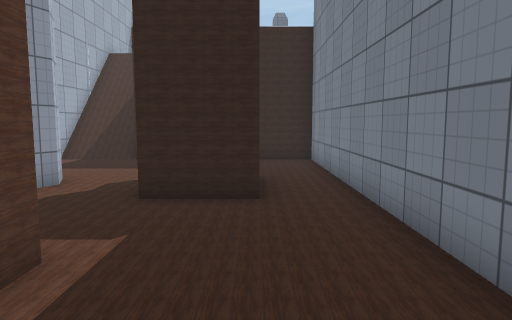
View 1 (above)

17 first-person views from a walk through a scene from a Unity 3-D project. The camera is 1.4 m above the floor, tilts 6° down and sees 70° across. Doors are open. The floor is counted in squares, 1 m on a side. Each view is taken from the middle of a square. On the plan, view 1 faces up. The plan holds only what a view shows up to about 16 squares ahead; the rest is blank. The place goes on beyond the plan. Some surface patterns are stand-ins.

View 2
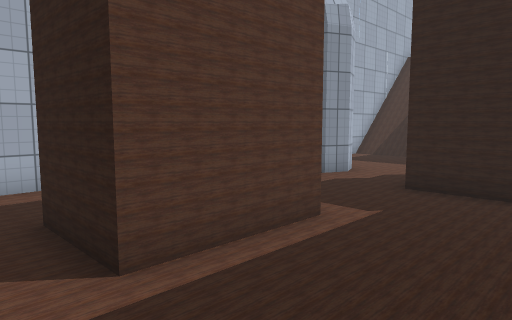

View 3
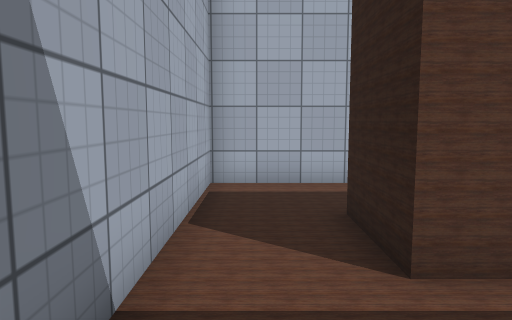

View 4
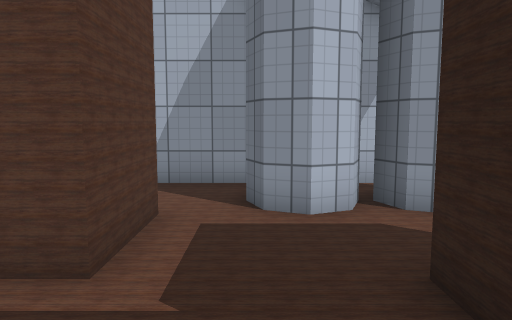

View 5
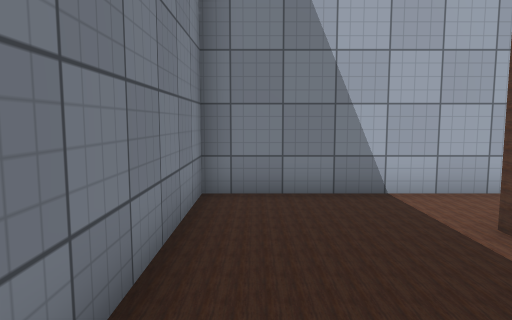

View 6
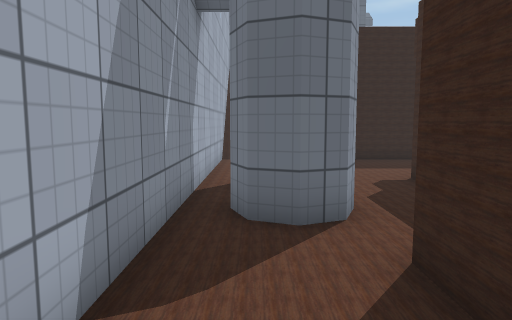

View 7
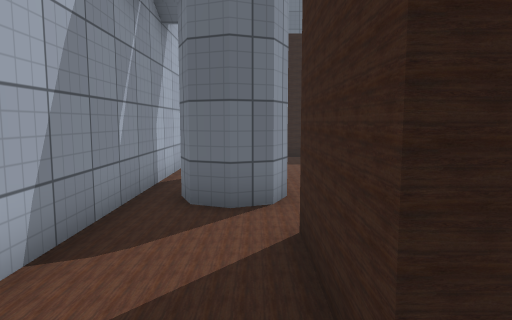

View 8
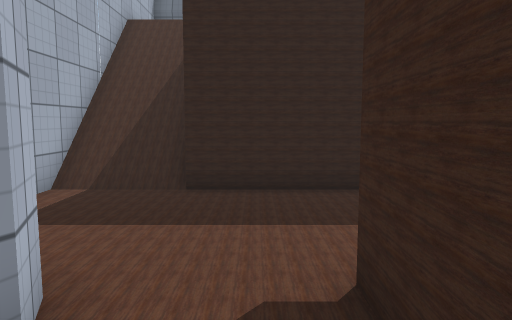

View 9
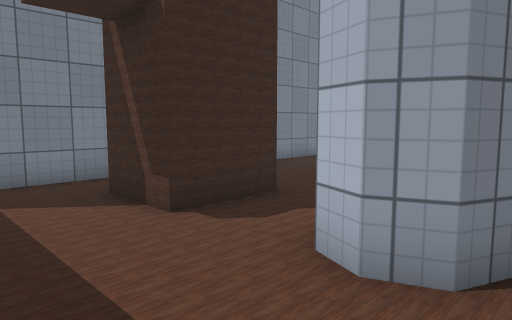

View 10
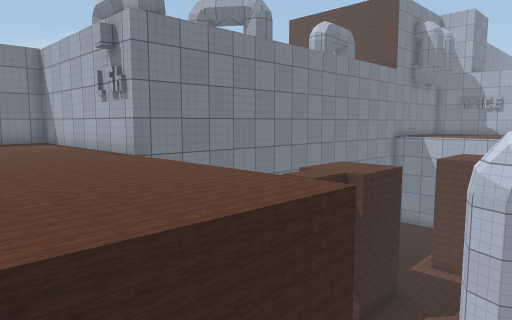

View 11
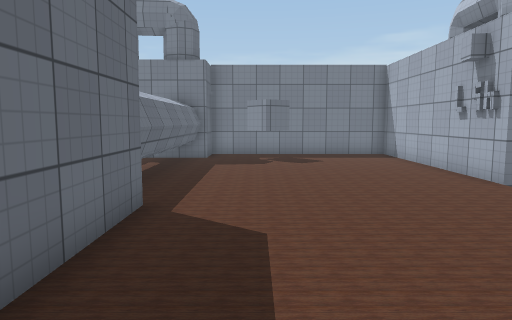

View 12
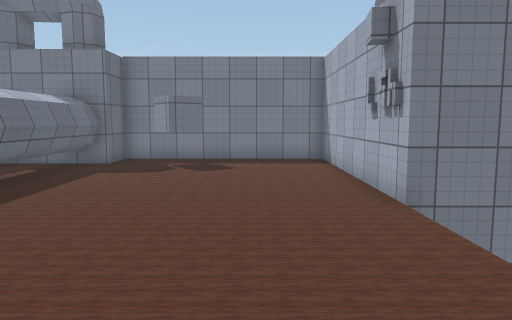

View 13
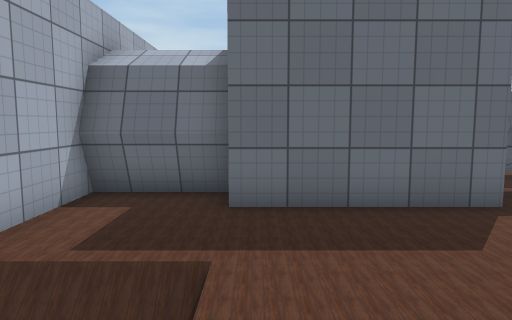

View 14
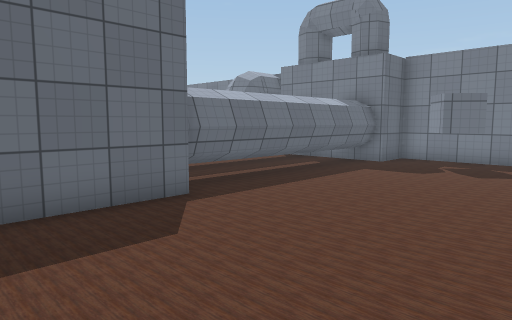

View 15
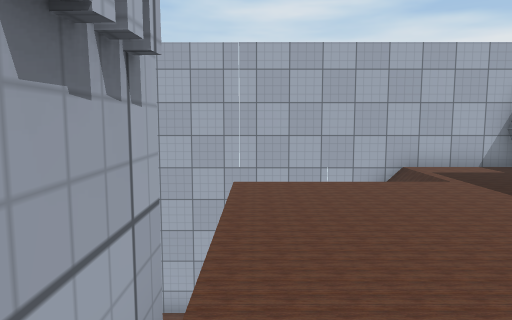

View 16
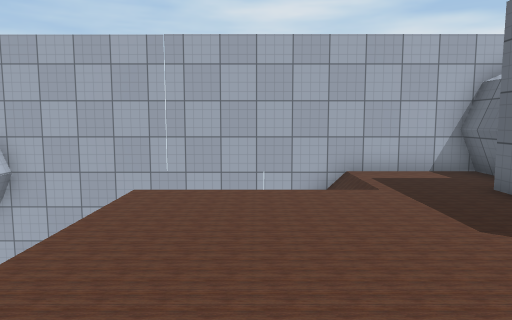

View 17
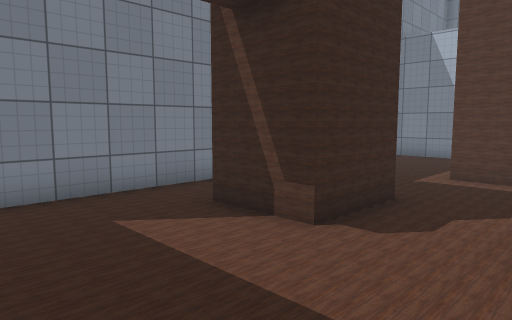

### Floor plan
Key: @ floor where view 1 was taken; # wall or solid block; x gap in a wall; . main floor; : floor 4.75 m higher than the main floor; / step, stairs or slope.
Columns run from 8 left of view 1 to 10 right of it. Each row starts with its distance up from view 1.
 22 #####    ########
 21 #:::###############
 20 #:::::::::::::::::#
 19 #:::::::::::::::#:#
 18 #///::::::::::::#x#
 17 #///::::::::::::::#
 16 #///::::::::::::::#
 15 #///::::::::::::::#
 14 #///::::::::::::::#
 13 #.........#########
 12 #.........#
 11 #.........#
 10 #.........#
  9 #.##..###.#
  8 #.##..###.#
  7 #..#..###.#
  6 #.##......#
  5 #.##......#
  4 #.........#
  3 #...###...#
  2 #...###...#
  1 #...###...#
  0 #.......@.#
 -1 #.........#
 -2 ###########

Positions as (right, up) in squares from view 1, and headings:
1: (0, 0), facing up
2: (1, -1), facing up-left
3: (1, -1), facing left
4: (1, 5), facing left
5: (1, 5), facing down
6: (-6, 0), facing up
7: (-5, -1), facing up
8: (-3, 6), facing up
9: (-7, 12), facing down-right
10: (-7, 18), facing down-right
11: (-6, 19), facing right
12: (-4, 16), facing right
13: (-4, 15), facing up
14: (-4, 15), facing up-right
15: (4, 14), facing left
16: (3, 16), facing left
17: (-5, 13), facing down-right
